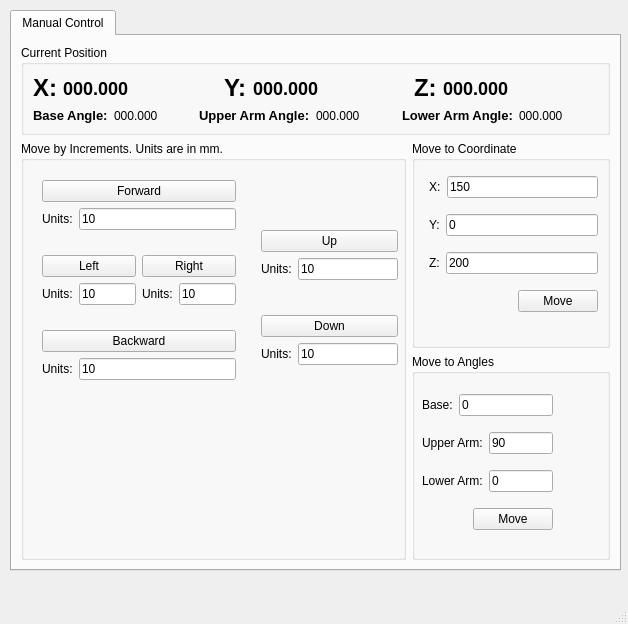
<?xml version="1.0" encoding="UTF-8"?>
<ui version="4.0">
 <class>MainWindow</class>
 <widget class="QMainWindow" name="MainWindow">
  <property name="geometry">
   <rect>
    <x>0</x>
    <y>0</y>
    <width>628</width>
    <height>624</height>
   </rect>
  </property>
  <property name="windowTitle">
   <string>DobotPi</string>
  </property>
  <property name="styleSheet">
   <string notr="true"/>
  </property>
  <property name="unifiedTitleAndToolBarOnMac">
   <bool>false</bool>
  </property>
  <widget class="QWidget" name="centralwidget">
   <widget class="QTabWidget" name="tabWidget">
    <property name="geometry">
     <rect>
      <x>10</x>
      <y>10</y>
      <width>611</width>
      <height>561</height>
     </rect>
    </property>
    <property name="styleSheet">
     <string notr="true"/>
    </property>
    <property name="currentIndex">
     <number>0</number>
    </property>
    <widget class="QWidget" name="tabManualControl">
     <attribute name="title">
      <string>Manual Control</string>
     </attribute>
     <layout class="QVBoxLayout" name="verticalLayout_2">
      <item>
       <widget class="QGroupBox" name="groupBox_5">
        <property name="title">
         <string>Current Position</string>
        </property>
        <layout class="QVBoxLayout" name="verticalLayout_13">
         <item>
          <layout class="QVBoxLayout" name="verticalLayout_12">
           <item>
            <layout class="QHBoxLayout" name="horizontalLayout_19">
             <item>
              <widget class="QLabel" name="label_18">
               <property name="sizePolicy">
                <sizepolicy hsizetype="Fixed" vsizetype="Preferred">
                 <horstretch>0</horstretch>
                 <verstretch>0</verstretch>
                </sizepolicy>
               </property>
               <property name="text">
                <string>&lt;html&gt;&lt;head/&gt;&lt;body&gt;&lt;p&gt;&lt;span style=&quot; font-size:18pt; font-weight:600;&quot;&gt;X:&lt;/span&gt;&lt;/p&gt;&lt;/body&gt;&lt;/html&gt;</string>
               </property>
              </widget>
             </item>
             <item>
              <widget class="QLabel" name="labelCurrentXValue">
               <property name="styleSheet">
                <string notr="true">font-weight: bold;
font-size: 18px;</string>
               </property>
               <property name="text">
                <string>000.000</string>
               </property>
              </widget>
             </item>
             <item>
              <widget class="QLabel" name="label_19">
               <property name="sizePolicy">
                <sizepolicy hsizetype="Fixed" vsizetype="Preferred">
                 <horstretch>0</horstretch>
                 <verstretch>0</verstretch>
                </sizepolicy>
               </property>
               <property name="text">
                <string>&lt;html&gt;&lt;head/&gt;&lt;body&gt;&lt;p&gt;&lt;span style=&quot; font-size:18pt; font-weight:600;&quot;&gt;Y:&lt;/span&gt;&lt;/p&gt;&lt;/body&gt;&lt;/html&gt;</string>
               </property>
              </widget>
             </item>
             <item>
              <widget class="QLabel" name="labelCurrentYValue">
               <property name="styleSheet">
                <string notr="true">font-weight: bold;
font-size: 18px;</string>
               </property>
               <property name="text">
                <string>000.000</string>
               </property>
              </widget>
             </item>
             <item>
              <widget class="QLabel" name="label_20">
               <property name="sizePolicy">
                <sizepolicy hsizetype="Fixed" vsizetype="Preferred">
                 <horstretch>0</horstretch>
                 <verstretch>0</verstretch>
                </sizepolicy>
               </property>
               <property name="text">
                <string>&lt;html&gt;&lt;head/&gt;&lt;body&gt;&lt;p&gt;&lt;span style=&quot; font-size:18pt; font-weight:600;&quot;&gt;Z:&lt;/span&gt;&lt;/p&gt;&lt;/body&gt;&lt;/html&gt;</string>
               </property>
              </widget>
             </item>
             <item>
              <widget class="QLabel" name="labelCurrentZValue">
               <property name="styleSheet">
                <string notr="true">font-weight: bold;
font-size: 18px;</string>
               </property>
               <property name="text">
                <string>000.000</string>
               </property>
              </widget>
             </item>
            </layout>
           </item>
           <item>
            <layout class="QHBoxLayout" name="horizontalLayout_20">
             <item>
              <widget class="QLabel" name="label_24">
               <property name="sizePolicy">
                <sizepolicy hsizetype="Fixed" vsizetype="Preferred">
                 <horstretch>0</horstretch>
                 <verstretch>0</verstretch>
                </sizepolicy>
               </property>
               <property name="text">
                <string>&lt;html&gt;&lt;head/&gt;&lt;body&gt;&lt;p&gt;&lt;span style=&quot; font-size:10pt; font-weight:600;&quot;&gt;Base Angle:&lt;/span&gt;&lt;/p&gt;&lt;/body&gt;&lt;/html&gt;</string>
               </property>
              </widget>
             </item>
             <item>
              <widget class="QLabel" name="labelBaseAngleValue">
               <property name="text">
                <string>000.000</string>
               </property>
              </widget>
             </item>
             <item>
              <widget class="QLabel" name="label_28">
               <property name="sizePolicy">
                <sizepolicy hsizetype="Fixed" vsizetype="Preferred">
                 <horstretch>0</horstretch>
                 <verstretch>0</verstretch>
                </sizepolicy>
               </property>
               <property name="text">
                <string>&lt;html&gt;&lt;head/&gt;&lt;body&gt;&lt;p&gt;&lt;span style=&quot; font-size:10pt; font-weight:600;&quot;&gt;Upper Arm Angle:&lt;/span&gt;&lt;/p&gt;&lt;/body&gt;&lt;/html&gt;</string>
               </property>
              </widget>
             </item>
             <item>
              <widget class="QLabel" name="labelUpperArmAngleValue">
               <property name="text">
                <string>000.000</string>
               </property>
              </widget>
             </item>
             <item>
              <widget class="QLabel" name="label_26">
               <property name="sizePolicy">
                <sizepolicy hsizetype="Fixed" vsizetype="Preferred">
                 <horstretch>0</horstretch>
                 <verstretch>0</verstretch>
                </sizepolicy>
               </property>
               <property name="text">
                <string>&lt;html&gt;&lt;head/&gt;&lt;body&gt;&lt;p&gt;&lt;span style=&quot; font-size:10pt; font-weight:600;&quot;&gt;Lower Arm Angle:&lt;/span&gt;&lt;/p&gt;&lt;/body&gt;&lt;/html&gt;</string>
               </property>
              </widget>
             </item>
             <item>
              <widget class="QLabel" name="labelLowerArmAngleValue">
               <property name="text">
                <string>000.000</string>
               </property>
              </widget>
             </item>
            </layout>
           </item>
          </layout>
         </item>
        </layout>
       </widget>
      </item>
      <item>
       <layout class="QHBoxLayout" name="horizontalLayout">
        <item>
         <widget class="QGroupBox" name="groupBox_3">
          <property name="sizePolicy">
           <sizepolicy hsizetype="MinimumExpanding" vsizetype="Expanding">
            <horstretch>0</horstretch>
            <verstretch>0</verstretch>
           </sizepolicy>
          </property>
          <property name="minimumSize">
           <size>
            <width>385</width>
            <height>0</height>
           </size>
          </property>
          <property name="maximumSize">
           <size>
            <width>16777215</width>
            <height>16777215</height>
           </size>
          </property>
          <property name="title">
           <string>Move by Increments. Units are in mm.</string>
          </property>
          <widget class="QWidget" name="layoutWidget">
           <property name="geometry">
            <rect>
             <x>240</x>
             <y>60</y>
             <width>137</width>
             <height>194</height>
            </rect>
           </property>
           <layout class="QVBoxLayout" name="verticalLayout_10">
            <item>
             <layout class="QVBoxLayout" name="verticalLayout_5">
              <item>
               <widget class="QPushButton" name="pushButtonStepUp">
                <property name="text">
                 <string>Up</string>
                </property>
               </widget>
              </item>
              <item>
               <layout class="QHBoxLayout" name="horizontalLayout_10">
                <item>
                 <widget class="QLabel" name="label_13">
                  <property name="sizePolicy">
                   <sizepolicy hsizetype="Fixed" vsizetype="Preferred">
                    <horstretch>0</horstretch>
                    <verstretch>0</verstretch>
                   </sizepolicy>
                  </property>
                  <property name="text">
                   <string>Units:</string>
                  </property>
                 </widget>
                </item>
                <item>
                 <widget class="QLineEdit" name="lineEditStepUpSize">
                  <property name="text">
                   <string>10</string>
                  </property>
                 </widget>
                </item>
               </layout>
              </item>
             </layout>
            </item>
            <item>
             <layout class="QVBoxLayout" name="verticalLayout_6">
              <item>
               <widget class="QPushButton" name="pushButtonStepDown">
                <property name="text">
                 <string>Down</string>
                </property>
               </widget>
              </item>
              <item>
               <layout class="QHBoxLayout" name="horizontalLayout_11">
                <item>
                 <widget class="QLabel" name="label_14">
                  <property name="sizePolicy">
                   <sizepolicy hsizetype="Fixed" vsizetype="Preferred">
                    <horstretch>0</horstretch>
                    <verstretch>0</verstretch>
                   </sizepolicy>
                  </property>
                  <property name="text">
                   <string>Units:</string>
                  </property>
                 </widget>
                </item>
                <item>
                 <widget class="QLineEdit" name="lineEditStepDownSize">
                  <property name="text">
                   <string>10</string>
                  </property>
                 </widget>
                </item>
               </layout>
              </item>
             </layout>
            </item>
           </layout>
          </widget>
          <widget class="QWidget" name="layoutWidget">
           <property name="geometry">
            <rect>
             <x>21</x>
             <y>20</y>
             <width>194</width>
             <height>238</height>
            </rect>
           </property>
           <layout class="QVBoxLayout" name="verticalLayout_14">
            <item>
             <layout class="QVBoxLayout" name="verticalLayout_4">
              <item>
               <widget class="QPushButton" name="pushButtonStepForward">
                <property name="text">
                 <string>Forward</string>
                </property>
               </widget>
              </item>
              <item>
               <layout class="QHBoxLayout" name="horizontalLayout_9">
                <item>
                 <widget class="QLabel" name="label_9">
                  <property name="sizePolicy">
                   <sizepolicy hsizetype="Fixed" vsizetype="Preferred">
                    <horstretch>0</horstretch>
                    <verstretch>0</verstretch>
                   </sizepolicy>
                  </property>
                  <property name="text">
                   <string>Units:</string>
                  </property>
                 </widget>
                </item>
                <item>
                 <widget class="QLineEdit" name="lineEditStepForwardSize">
                  <property name="text">
                   <string>10</string>
                  </property>
                 </widget>
                </item>
               </layout>
              </item>
             </layout>
            </item>
            <item>
             <layout class="QHBoxLayout" name="horizontalLayout_21">
              <item>
               <layout class="QVBoxLayout" name="verticalLayout_9">
                <item>
                 <widget class="QPushButton" name="pushButtonStepLeft">
                  <property name="text">
                   <string>Left</string>
                  </property>
                 </widget>
                </item>
                <item>
                 <layout class="QHBoxLayout" name="horizontalLayout_14">
                  <item>
                   <widget class="QLabel" name="label_12">
                    <property name="sizePolicy">
                     <sizepolicy hsizetype="Fixed" vsizetype="Preferred">
                      <horstretch>0</horstretch>
                      <verstretch>0</verstretch>
                     </sizepolicy>
                    </property>
                    <property name="text">
                     <string>Units:</string>
                    </property>
                   </widget>
                  </item>
                  <item>
                   <widget class="QLineEdit" name="lineEditStepLeftSize">
                    <property name="text">
                     <string>10</string>
                    </property>
                   </widget>
                  </item>
                 </layout>
                </item>
               </layout>
              </item>
              <item>
               <layout class="QVBoxLayout" name="verticalLayout_7">
                <item>
                 <widget class="QPushButton" name="pushButtonStepRight">
                  <property name="text">
                   <string>Right</string>
                  </property>
                 </widget>
                </item>
                <item>
                 <layout class="QHBoxLayout" name="horizontalLayout_12">
                  <item>
                   <widget class="QLabel" name="label_11">
                    <property name="sizePolicy">
                     <sizepolicy hsizetype="Fixed" vsizetype="Preferred">
                      <horstretch>0</horstretch>
                      <verstretch>0</verstretch>
                     </sizepolicy>
                    </property>
                    <property name="text">
                     <string>Units:</string>
                    </property>
                   </widget>
                  </item>
                  <item>
                   <widget class="QLineEdit" name="lineEditStepRightSize">
                    <property name="text">
                     <string>10</string>
                    </property>
                   </widget>
                  </item>
                 </layout>
                </item>
               </layout>
              </item>
             </layout>
            </item>
            <item>
             <layout class="QVBoxLayout" name="verticalLayout_8">
              <item>
               <widget class="QPushButton" name="pushButtonStepBackward">
                <property name="text">
                 <string>Backward</string>
                </property>
               </widget>
              </item>
              <item>
               <layout class="QHBoxLayout" name="horizontalLayout_13">
                <item>
                 <widget class="QLabel" name="label_10">
                  <property name="sizePolicy">
                   <sizepolicy hsizetype="Fixed" vsizetype="Preferred">
                    <horstretch>0</horstretch>
                    <verstretch>0</verstretch>
                   </sizepolicy>
                  </property>
                  <property name="text">
                   <string>Units:</string>
                  </property>
                 </widget>
                </item>
                <item>
                 <widget class="QLineEdit" name="lineEditStepBackwardSize">
                  <property name="text">
                   <string>10</string>
                  </property>
                 </widget>
                </item>
               </layout>
              </item>
             </layout>
            </item>
           </layout>
          </widget>
         </widget>
        </item>
        <item>
         <layout class="QVBoxLayout" name="verticalLayout">
          <item>
           <widget class="QGroupBox" name="groupBox_4">
            <property name="sizePolicy">
             <sizepolicy hsizetype="Expanding" vsizetype="Expanding">
              <horstretch>0</horstretch>
              <verstretch>0</verstretch>
             </sizepolicy>
            </property>
            <property name="title">
             <string>Move to Coordinate</string>
            </property>
            <widget class="QWidget" name="layoutWidget">
             <property name="geometry">
              <rect>
               <x>17</x>
               <y>25</y>
               <width>169</width>
               <height>158</height>
              </rect>
             </property>
             <layout class="QVBoxLayout" name="verticalLayout_11">
              <item>
               <layout class="QHBoxLayout" name="horizontalLayout_15">
                <item>
                 <widget class="QLabel" name="label_15">
                  <property name="sizePolicy">
                   <sizepolicy hsizetype="Fixed" vsizetype="Preferred">
                    <horstretch>0</horstretch>
                    <verstretch>0</verstretch>
                   </sizepolicy>
                  </property>
                  <property name="text">
                   <string>X:</string>
                  </property>
                 </widget>
                </item>
                <item>
                 <widget class="QLineEdit" name="lineEditMoveToX">
                  <property name="text">
                   <string>150</string>
                  </property>
                 </widget>
                </item>
               </layout>
              </item>
              <item>
               <layout class="QHBoxLayout" name="horizontalLayout_16">
                <item>
                 <widget class="QLabel" name="label_16">
                  <property name="sizePolicy">
                   <sizepolicy hsizetype="Fixed" vsizetype="Preferred">
                    <horstretch>0</horstretch>
                    <verstretch>0</verstretch>
                   </sizepolicy>
                  </property>
                  <property name="text">
                   <string>Y:</string>
                  </property>
                 </widget>
                </item>
                <item>
                 <widget class="QLineEdit" name="lineEditMoveToY">
                  <property name="text">
                   <string>0</string>
                  </property>
                 </widget>
                </item>
               </layout>
              </item>
              <item>
               <layout class="QHBoxLayout" name="horizontalLayout_17">
                <item>
                 <widget class="QLabel" name="label_17">
                  <property name="sizePolicy">
                   <sizepolicy hsizetype="Fixed" vsizetype="Preferred">
                    <horstretch>0</horstretch>
                    <verstretch>0</verstretch>
                   </sizepolicy>
                  </property>
                  <property name="text">
                   <string>Z:</string>
                  </property>
                 </widget>
                </item>
                <item>
                 <widget class="QLineEdit" name="lineEditMoveToZ">
                  <property name="text">
                   <string>200</string>
                  </property>
                 </widget>
                </item>
               </layout>
              </item>
              <item>
               <layout class="QHBoxLayout" name="horizontalLayout_18">
                <item>
                 <spacer name="horizontalSpacer_4">
                  <property name="orientation">
                   <enum>Qt::Horizontal</enum>
                  </property>
                  <property name="sizeHint" stdset="0">
                   <size>
                    <width>40</width>
                    <height>20</height>
                   </size>
                  </property>
                 </spacer>
                </item>
                <item>
                 <widget class="QPushButton" name="pushButtonMoveToCoordinate">
                  <property name="text">
                   <string>Move</string>
                  </property>
                 </widget>
                </item>
               </layout>
              </item>
             </layout>
            </widget>
           </widget>
          </item>
          <item>
           <widget class="QGroupBox" name="groupBox_6">
            <property name="sizePolicy">
             <sizepolicy hsizetype="Expanding" vsizetype="Expanding">
              <horstretch>0</horstretch>
              <verstretch>0</verstretch>
             </sizepolicy>
            </property>
            <property name="title">
             <string>Move to Angles</string>
            </property>
            <widget class="QWidget" name="layoutWidget_2">
             <property name="geometry">
              <rect>
               <x>10</x>
               <y>30</y>
               <width>131</width>
               <height>158</height>
              </rect>
             </property>
             <layout class="QVBoxLayout" name="verticalLayout_15">
              <item>
               <layout class="QHBoxLayout" name="horizontalLayout_22">
                <item>
                 <widget class="QLabel" name="label_21">
                  <property name="sizePolicy">
                   <sizepolicy hsizetype="Fixed" vsizetype="Preferred">
                    <horstretch>0</horstretch>
                    <verstretch>0</verstretch>
                   </sizepolicy>
                  </property>
                  <property name="text">
                   <string>Base:</string>
                  </property>
                 </widget>
                </item>
                <item>
                 <widget class="QLineEdit" name="lineEditMoveToBaseAngle">
                  <property name="text">
                   <string>0</string>
                  </property>
                 </widget>
                </item>
               </layout>
              </item>
              <item>
               <layout class="QHBoxLayout" name="horizontalLayout_23">
                <item>
                 <widget class="QLabel" name="label_22">
                  <property name="sizePolicy">
                   <sizepolicy hsizetype="Fixed" vsizetype="Preferred">
                    <horstretch>0</horstretch>
                    <verstretch>0</verstretch>
                   </sizepolicy>
                  </property>
                  <property name="text">
                   <string>Upper Arm:</string>
                  </property>
                 </widget>
                </item>
                <item>
                 <widget class="QLineEdit" name="lineEditMoveToUpperArmAngle">
                  <property name="text">
                   <string>90</string>
                  </property>
                 </widget>
                </item>
               </layout>
              </item>
              <item>
               <layout class="QHBoxLayout" name="horizontalLayout_24">
                <item>
                 <widget class="QLabel" name="label_23">
                  <property name="sizePolicy">
                   <sizepolicy hsizetype="Fixed" vsizetype="Preferred">
                    <horstretch>0</horstretch>
                    <verstretch>0</verstretch>
                   </sizepolicy>
                  </property>
                  <property name="text">
                   <string>Lower Arm:</string>
                  </property>
                 </widget>
                </item>
                <item>
                 <widget class="QLineEdit" name="lineEditMoveToLowerArmAngle">
                  <property name="text">
                   <string>0</string>
                  </property>
                 </widget>
                </item>
               </layout>
              </item>
              <item>
               <layout class="QHBoxLayout" name="horizontalLayout_25">
                <item>
                 <spacer name="horizontalSpacer_5">
                  <property name="orientation">
                   <enum>Qt::Horizontal</enum>
                  </property>
                  <property name="sizeHint" stdset="0">
                   <size>
                    <width>40</width>
                    <height>20</height>
                   </size>
                  </property>
                 </spacer>
                </item>
                <item>
                 <widget class="QPushButton" name="pushButtonMoveToAngles">
                  <property name="text">
                   <string>Move</string>
                  </property>
                 </widget>
                </item>
               </layout>
              </item>
             </layout>
            </widget>
           </widget>
          </item>
         </layout>
        </item>
       </layout>
      </item>
     </layout>
    </widget>
   </widget>
  </widget>
  <widget class="QMenuBar" name="menubar">
   <property name="geometry">
    <rect>
     <x>0</x>
     <y>0</y>
     <width>628</width>
     <height>27</height>
    </rect>
   </property>
  </widget>
  <widget class="QStatusBar" name="statusbar"/>
 </widget>
 <resources/>
 <connections/>
</ui>
